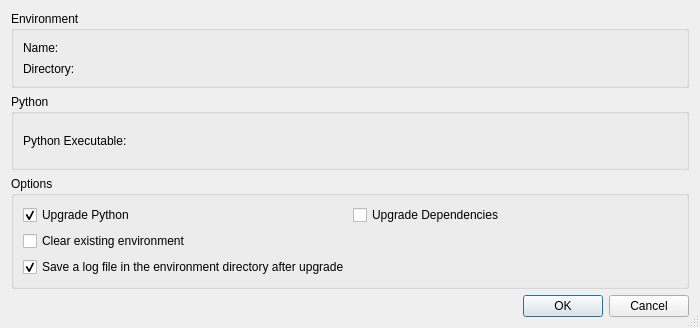
<?xml version="1.0" encoding="UTF-8"?>
<ui version="4.0">
 <class>VirtualenvUpgradeConfigurationDialog</class>
 <widget class="QDialog" name="VirtualenvUpgradeConfigurationDialog">
  <property name="geometry">
   <rect>
    <x>0</x>
    <y>0</y>
    <width>700</width>
    <height>328</height>
   </rect>
  </property>
  <property name="windowTitle">
   <string>Virtual Environment Upgrade Configuration</string>
  </property>
  <property name="sizeGripEnabled">
   <bool>true</bool>
  </property>
  <layout class="QVBoxLayout" name="verticalLayout">
   <item>
    <widget class="QGroupBox" name="groupBox_3">
     <property name="title">
      <string>Environment</string>
     </property>
     <layout class="QGridLayout" name="gridLayout">
      <item row="0" column="0">
       <widget class="QLabel" name="label_2">
        <property name="text">
         <string>Name:</string>
        </property>
       </widget>
      </item>
      <item row="0" column="1">
       <widget class="QLabel" name="envNameLabel">
        <property name="sizePolicy">
         <sizepolicy hsizetype="Expanding" vsizetype="Preferred">
          <horstretch>0</horstretch>
          <verstretch>0</verstretch>
         </sizepolicy>
        </property>
       </widget>
      </item>
      <item row="1" column="0">
       <widget class="QLabel" name="label">
        <property name="text">
         <string>Directory:</string>
        </property>
       </widget>
      </item>
      <item row="1" column="1">
       <widget class="QLabel" name="envDirectoryLabel">
        <property name="sizePolicy">
         <sizepolicy hsizetype="Expanding" vsizetype="Preferred">
          <horstretch>0</horstretch>
          <verstretch>0</verstretch>
         </sizepolicy>
        </property>
       </widget>
      </item>
     </layout>
    </widget>
   </item>
   <item>
    <widget class="QGroupBox" name="groupBox">
     <property name="title">
      <string>Python</string>
     </property>
     <layout class="QHBoxLayout" name="horizontalLayout_2">
      <item>
       <widget class="QLabel" name="label_5">
        <property name="text">
         <string>Python Executable:</string>
        </property>
       </widget>
      </item>
      <item>
       <widget class="EricPathPicker" name="pythonExecPicker" native="true">
        <property name="sizePolicy">
         <sizepolicy hsizetype="Expanding" vsizetype="Preferred">
          <horstretch>0</horstretch>
          <verstretch>0</verstretch>
         </sizepolicy>
        </property>
        <property name="focusPolicy">
         <enum>Qt::FocusPolicy::WheelFocus</enum>
        </property>
        <property name="toolTip">
         <string>Enter the Python interpreter for the virtual environment upgrade</string>
        </property>
       </widget>
      </item>
     </layout>
    </widget>
   </item>
   <item>
    <widget class="QGroupBox" name="groupBox_2">
     <property name="title">
      <string>Options</string>
     </property>
     <layout class="QGridLayout" name="gridLayout_2">
      <item row="0" column="1">
       <widget class="QCheckBox" name="upgradeDepsCheckBox">
        <property name="toolTip">
         <string>Select to upgrade the core dependencies</string>
        </property>
        <property name="text">
         <string>Upgrade Dependencies</string>
        </property>
       </widget>
      </item>
      <item row="2" column="0" colspan="2">
       <widget class="QCheckBox" name="logCheckBox">
        <property name="toolTip">
         <string>Select to generate a log file in the environment directory</string>
        </property>
        <property name="text">
         <string>Save a log file in the environment directory after upgrade</string>
        </property>
        <property name="checked">
         <bool>true</bool>
        </property>
       </widget>
      </item>
      <item row="0" column="0">
       <widget class="QCheckBox" name="upgradePythonCheckBox">
        <property name="toolTip">
         <string>Select to upgrade the environment directory to use this version of Python.</string>
        </property>
        <property name="text">
         <string>Upgrade Python</string>
        </property>
        <property name="checked">
         <bool>true</bool>
        </property>
       </widget>
      </item>
      <item row="1" column="0">
       <widget class="QCheckBox" name="clearCheckBox">
        <property name="toolTip">
         <string>Select to clear the existing environment</string>
        </property>
        <property name="text">
         <string>Clear existing environment</string>
        </property>
       </widget>
      </item>
     </layout>
    </widget>
   </item>
   <item>
    <widget class="QDialogButtonBox" name="buttonBox">
     <property name="orientation">
      <enum>Qt::Orientation::Horizontal</enum>
     </property>
     <property name="standardButtons">
      <set>QDialogButtonBox::StandardButton::Cancel|QDialogButtonBox::StandardButton::Ok</set>
     </property>
    </widget>
   </item>
  </layout>
 </widget>
 <customwidgets>
  <customwidget>
   <class>EricPathPicker</class>
   <extends>QWidget</extends>
   <header>eric7/EricWidgets/EricPathPicker.h</header>
   <container>1</container>
  </customwidget>
 </customwidgets>
 <tabstops>
  <tabstop>pythonExecPicker</tabstop>
  <tabstop>upgradePythonCheckBox</tabstop>
  <tabstop>upgradeDepsCheckBox</tabstop>
  <tabstop>clearCheckBox</tabstop>
  <tabstop>logCheckBox</tabstop>
 </tabstops>
 <resources/>
 <connections>
  <connection>
   <sender>buttonBox</sender>
   <signal>accepted()</signal>
   <receiver>VirtualenvUpgradeConfigurationDialog</receiver>
   <slot>accept()</slot>
   <hints>
    <hint type="sourcelabel">
     <x>248</x>
     <y>254</y>
    </hint>
    <hint type="destinationlabel">
     <x>157</x>
     <y>274</y>
    </hint>
   </hints>
  </connection>
  <connection>
   <sender>buttonBox</sender>
   <signal>rejected()</signal>
   <receiver>VirtualenvUpgradeConfigurationDialog</receiver>
   <slot>reject()</slot>
   <hints>
    <hint type="sourcelabel">
     <x>316</x>
     <y>260</y>
    </hint>
    <hint type="destinationlabel">
     <x>286</x>
     <y>274</y>
    </hint>
   </hints>
  </connection>
 </connections>
</ui>
